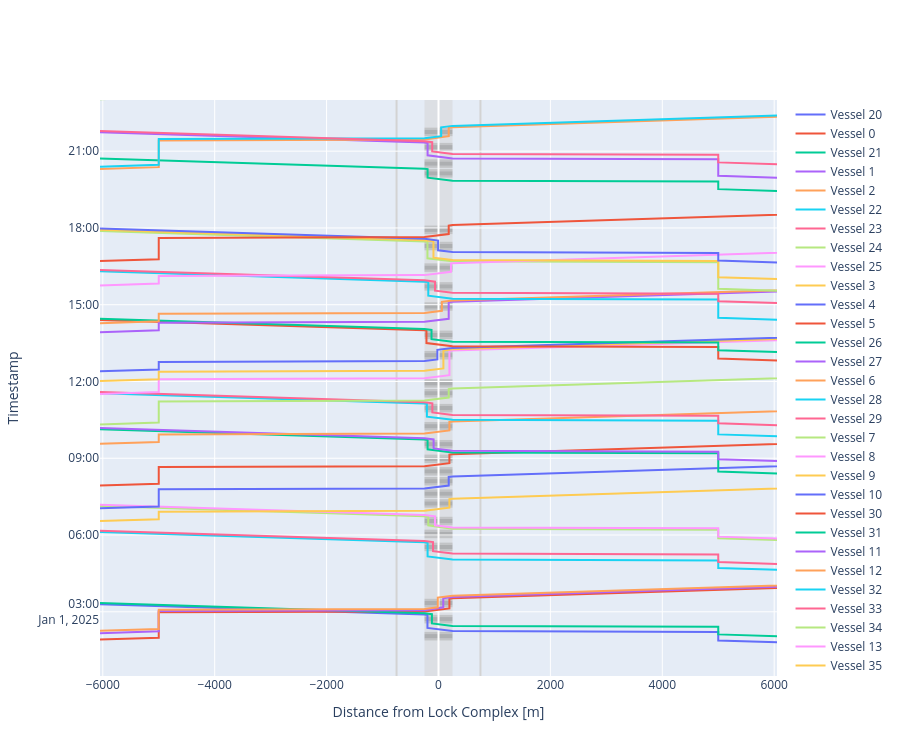

The notebook cell saved with this chart:
### Code cell
def cm_to_pixels(cm):
    return cm * 37.8 # Set figure height to 10 cmfig.update_layout(height=cm_to_pixels(10))

# We can plot the time-distance diagram
fig = lock_chamber.plot(xlimmin = -6050, 
                        xlimmax = 6050,
                        ylimmax = pd.Timestamp('2025-01-01 23:00:00'),
                        method='Plotly',
                        boundary_nodes = ['-1','+1'],
                        legend=True)

fig.update_layout(height=cm_to_pixels(20))
